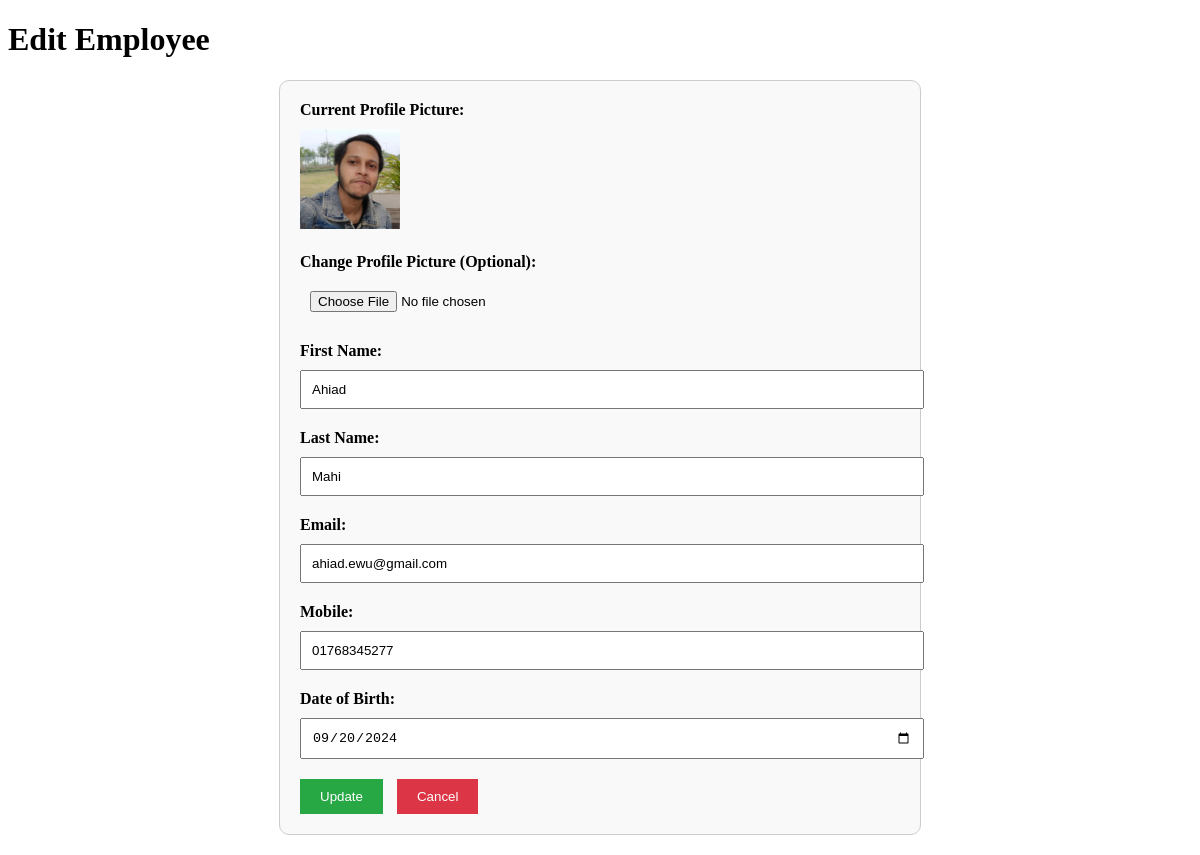
The app's page /edit_employee/1/ with its own data.
### Employee/models.py (models this page shows, shortened)
class Employee(models.Model):
    first_name = models.CharField(max_length=100)
    last_name = models.CharField(max_length=100)
    email = models.EmailField(unique=True)
    mobile = models.CharField(max_length=15)
    date_of_birth = models.DateField()
    profile_picture = models.ImageField(upload_to='pictures', blank=True, null=True)

### Employee/views.py (the view)
# urls.py: path('edit_employee/<int:id>/', edit_employee, name='edit_employee'),
def edit_employee(request, id):
    employee = get_object_or_404(Employee, id=id)
    context = {'employee': employee}
    return render(request, "edit_employee.html", context)

### Employee/templates/edit_employee.html (shortened to what this page needs)
<!DOCTYPE html>
<html lang="en">
<head>
</head>
<body>
    <h1>Edit Employee</h1>
    <form action="{% url 'update_employee' employee.id %}" method="POST" enctype="multipart/form-data">
        <div class="profile-picture">
            <label>Current Profile Picture:</label>
            {% if employee.profile_picture %}
                <img src="{{ employee.profile_picture.url }}" alt="{{ employee.full_name }}">
            {% else %}
                <p>No picture available</p>
            {% endif %}
        </div>
        <label for="profile_picture">Change Profile Picture (Optional):</label>
        <input type="file" id="profile_picture" name="profile_picture">
        <label for="first_name">First Name:</label>
        <input type="text" id="first_name" name="first_name" value="{{ employee.first_name }}" required>
        <label for="last_name">Last Name:</label>
        <input type="text" id="last_name" name="last_name" value="{{ employee.last_name }}" required>
        <label for="email">Email:</label>
        <input type="email" id="email" name="email" value="{{ employee.email }}" required>
        <label for="mobile">Mobile:</label>
        <input type="text" id="mobile" name="mobile" value="{{ employee.mobile }}" required>
        <label for="date_of_birth">Date of Birth:</label>
        <input type="date" id="date_of_birth" name="date_of_birth" value="{{ employee.date_of_birth|date:'Y-m-d' }}" required>
        <button type="submit" class="update">Update</button>
        <a href="{% url 'update_employee' employee.id %}"><button type="button" class="cancel">Cancel</button></a>
    </form>
</body>
</html>

### Employee/templates/edit_employee.html (style rules this page uses)
form { max-width: 600px; margin: 20px auto; padding: 20px; border: 1px solid #ccc; border-radius: 10px; background-color: #f9f9f9; }
label { font-weight: bold; display: block; margin-bottom: 10px; }
input, select { width: 100%; padding: 10px; margin-bottom: 20px; }
button { padding: 10px 20px; margin-right: 10px; cursor: pointer; }
button.update { background-color: #28a745; color: white; border: none; }
button.cancel { background-color: #dc3545; color: white; border: none; }
.profile-picture img { max-width: 100px; margin-bottom: 20px; }

### records on screen
Employee: profile_picture (picture), first_name "Ahiad", last_name "Mahi", email "ahiad.ewu@gmail.com", mobile "01768345277", date_of_birth "09/20/2024"
